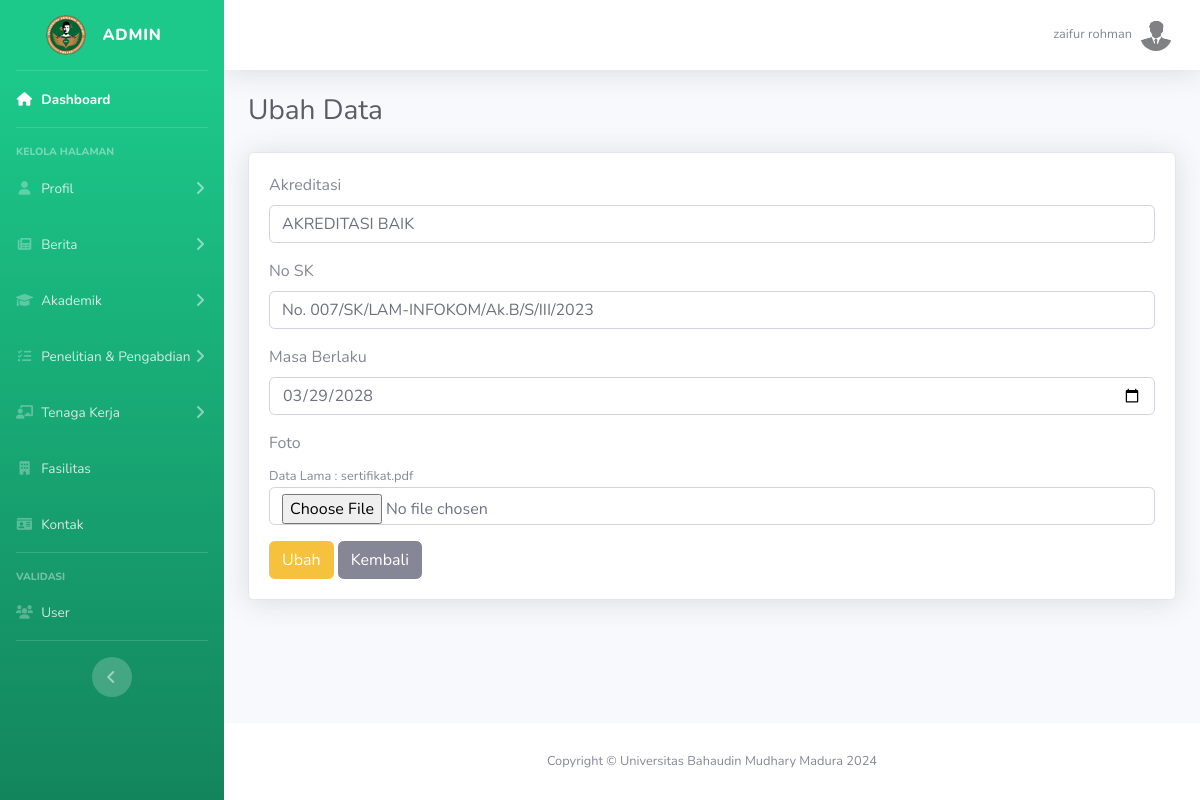
/edit/akreditasi.php?id=1 (signed in), run on the app's committed database.
### tables this page shows
CREATE TABLE `akreditasi` (
  `id` int(11) NOT NULL,
  `akreditasi` varchar(255) NOT NULL,
  `nosk` text NOT NULL,
  `masa` date NOT NULL,
  `file` text NOT NULL
);

### edit/akreditasi.php (the view, shortened to what this page needs)
<!DOCTYPE html>
<html lang="en">
<head>
<?php
include('../db/koneksi.php');
$id = $_GET['id'];
$result = mysqli_query($conn, "SELECT * FROM akreditasi WHERE id = '$id'");
$data = mysqli_fetch_array($result);
include('../template/header_admin.php');
?>
<div class="container-fluid">
    <div class="d-sm-flex align-items-center justify-content-between mb-4">
        <h1 class="h3 mb-0 text-gray-800">Ubah Data</h1>
    </div>
    <div class="card shadow mb-4">
        <div class="card-body">
            <form action="../controllerEdit/akreditasi.php" method="POST" enctype="multipart/form-data">
            <div class="mb-3">
                    <label for="akreditasi" class="form-label">Akreditasi</label>
                    <input type="text" class="form-control" name="akreditasi" value="<?= $data['akreditasi']; ?>" id="akreditasi" required>
                </div>
                <div class="mb-3">
                    <label for="nosk" class="form-label">No SK</label>
                    <input type="text" class="form-control" name="nosk" value="<?= $data['nosk']; ?>" id="nosk" required>
                </div>
                <div class="mb-3">
                    <label for="masa" class="form-label">Masa Berlaku</label>
                    <input type="date" class="form-control" name="masa" value="<?= $data['masa']; ?>" id="masa" required>
                </div>
                <div class="mb-3">
                <div class="row">
                        <div class="col-md-12">
                            <label for="foto" class="form-label">Foto</label>
                        </div>
                    </div>
                    <small>Data Lama : <?= $data['file'] ?></small>
                    <input type="file" class="form-control" name="file" id="file">
                </div>
                <button type="submit" name="ubah" class="btn btn-warning">Ubah</button>
                <a href="../backend/akreditasi.php" class="btn btn-secondary">Kembali</a>
            </form>
        </div>
    </div>
</div>
<?php
include('../template/footer_admin.php');
?>

### data on the page
akreditasi: akreditasi "AKREDITASI BAIK", nosk "No. 007/SK/LAM-INFOKOM/Ak.B/S/III/2023", masa "03/29/2028", file "sertifikat.pdf"

### other printed values
$nama "zaifur rohman"
